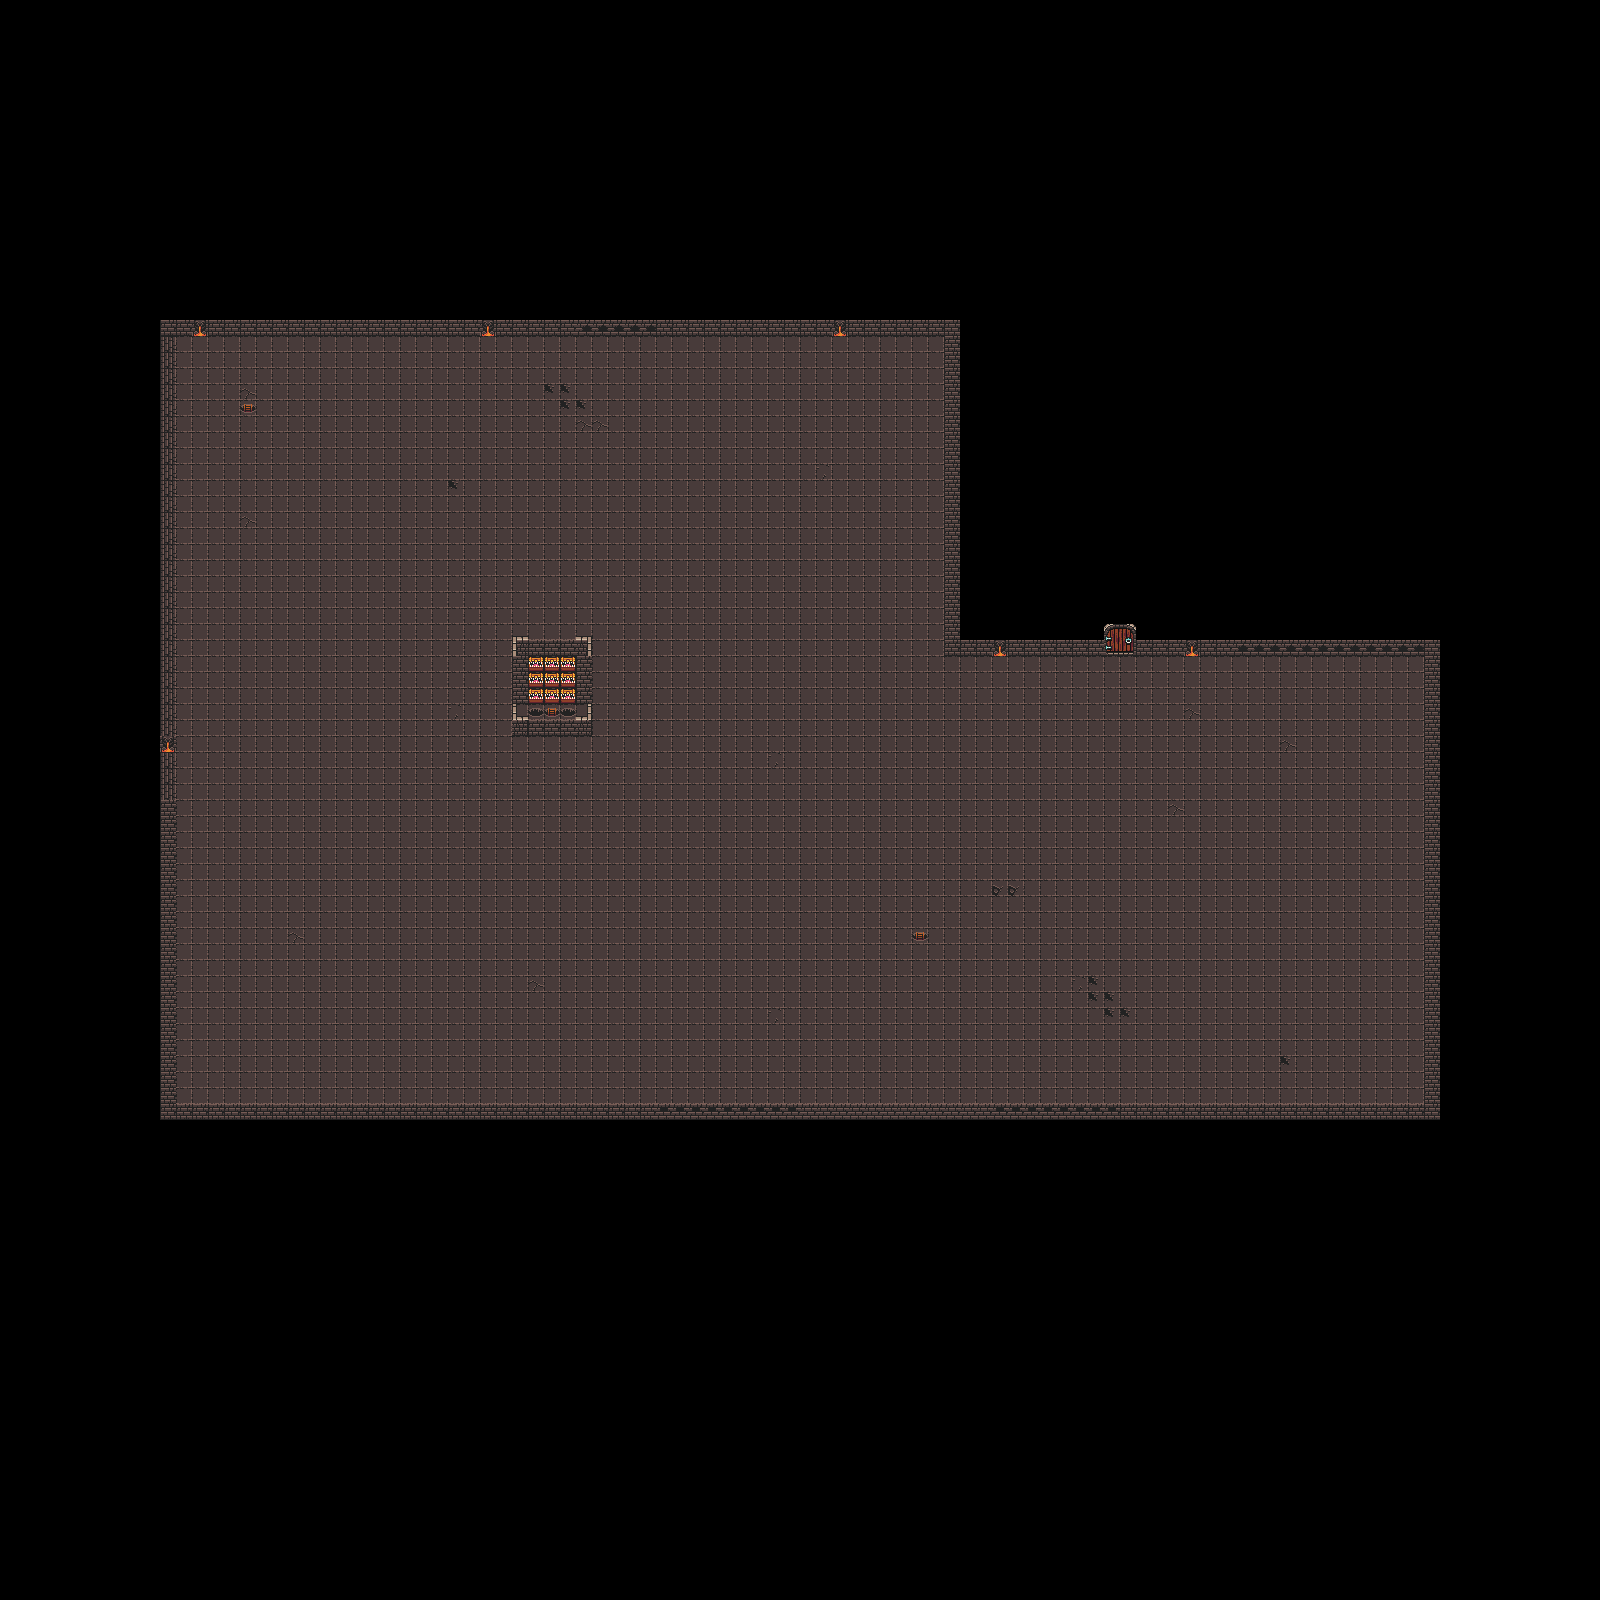

Tiled map render using the project's own tile images. Description and the map definition, with tile-layer contents summarised, below:
An orthogonal 100x100 tile map with 16x16 px tiles, 2 tile layers (Ground, Walls).

<map version="1.9" tiledversion="1.9.0" orientation="orthogonal" renderorder="right-down" width="100" height="100" tilewidth="16" tileheight="16" infinite="0" nextlayerid="3" nextobjectid="1">
 <editorsettings>
  <export target="../json/dungeon.tmj" format="json" />
 </editorsettings>
 <tileset firstgid="1" source="dungeon-tileset.tsx" />
 <layer id="1" name="Ground" width="100" height="100">
  <data>[10000 cells, 3400 non-empty, 5 distinct tile ids]</data>
 </layer>
 <layer id="2" name="Walls" width="100" height="100">
  <data>[10000 cells, 292 non-empty, 19 distinct tile ids]</data>
 </layer>
</map>
